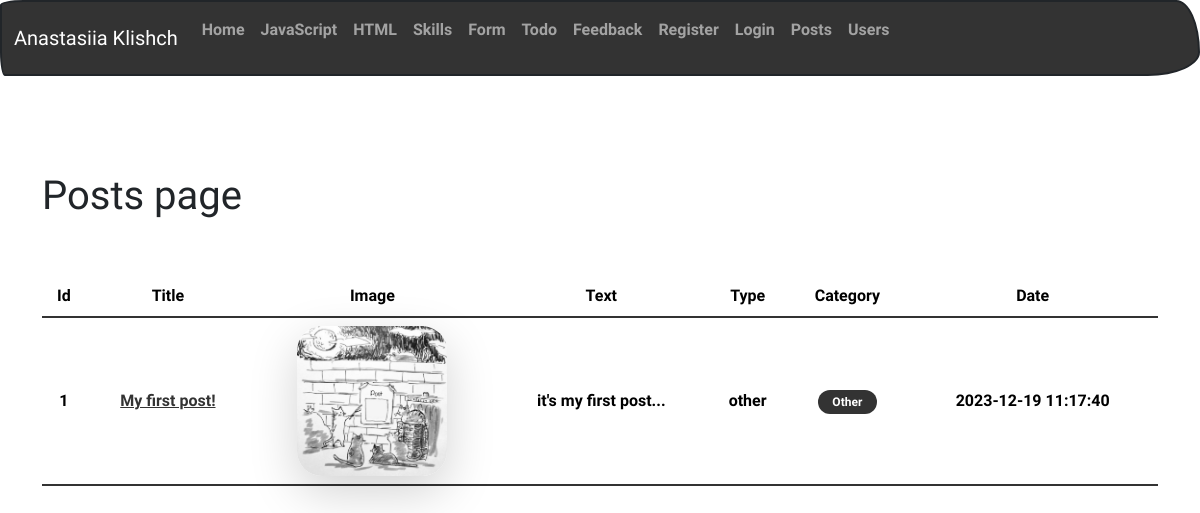
Page /post on the committed database.
### app/posts/models.py (models this page shows, shortened)
class Post(db.Model):
    id = db.Column(db.Integer, primary_key=True)
    title = db.Column(db.String(255), nullable=False)
    text = db.Column(db.String, nullable=False)
    image_file = db.Column(db.String, default='postdefault.jpg')
    created = db.Column(db.TIMESTAMP, default=datetime.now)
    type = db.Column(db.Enum('news', 'publication', 'other'), default='other')
    enabled = db.Column(db.Boolean, default=True)
    user_id = db.Column(db.Integer, db.ForeignKey('user.id'), nullable=False)
    category_id = db.Column(db.Integer, db.ForeignKey('category.id'))
    category = db.relationship('Category', backref=db.backref('posts', uselist=False))
    tags = db.relationship('Tag', secondary=post_tag, backref=db.backref('posts', lazy=True))

class Category(db.Model):
    id = db.Column(db.Integer, primary_key=True)
    name = db.Column(db.String)

### app/posts/views.py (the view)
@posts.route('/post', methods=['GET'])
def all_posts():
    posts = Post.query.filter_by(enabled=True).all()
    return render_template('all_posts.html', posts=posts)

### app/posts/templates/posts/all_posts.html (shortened to what this page needs)
{% from 'render_field.html' import render_field %}
{% extends "base.html" %}
{% block content %}
<h1>Posts page</h1>
<br>
<div>
    <div class="mt-4">
        <table class="table mb-4 text-center">
            <thead>
                <tr>
                    <th scope="col">Id</th>
                    <th scope="col">Title</th>
                    <th scope="col">Image</th>
                    <th scope="col">Text</th>
                    <th scope="col">Type</th>
                    <th scope="col">Category</th>
                    <th scope="col">Date</th>
                </tr>
            </thead>
            <tbody style="vertical-align: middle;">
                {% for post in posts %}
                <tr>
                    <td>
                        {{ post.id }}</a>
                    </td>
                    <td>
                        <a href="{{ url_for('posts.post', id=post.id) }}">{{ post.title }}</a>
                    </td>
                    <td>
                        <img alt="..." class="img-fluid rounded shadow-lg" src="{{ url_for('static', filename='images/' + post.image_file) }}" style="width: 150px; height: 150px;">
                    </td>
                    <td>
                        {{ post.text[:33] }}{% if post.text|length > 0 %}...{% endif %}
                    </td>
                    <td>
                        {{post.type}}
                    </td>
                    <td>
                        <span class="badge rounded-pill bg-primary">{{post.category.name}}</span>
                    </td>
                    <td>
                        {{post.created.strftime('%Y-%m-%d %H:%M:%S')}}
                    </td>
                </tr>
                {% endfor %}
            </tbody>
        </table>
    </div>
</div>
{% endblock %}

### app/static/css/mystyle.css (style rules this page uses)
body { justify-content: center; align-items: center; height: 100vh; margin: 0; }

### rows in the picture
Post: id "1", title "My first post!", image_file (placeholder picture), text "it's my first post", type "other", category.name "Other", created "2023-12-19 11:17:40"

### other values in the picture
{{ name }} "Home" "JavaScript" "HTML" "Skills" "Form" "Todo" "Feedback" "Register" "Login" "Posts" "Users"
